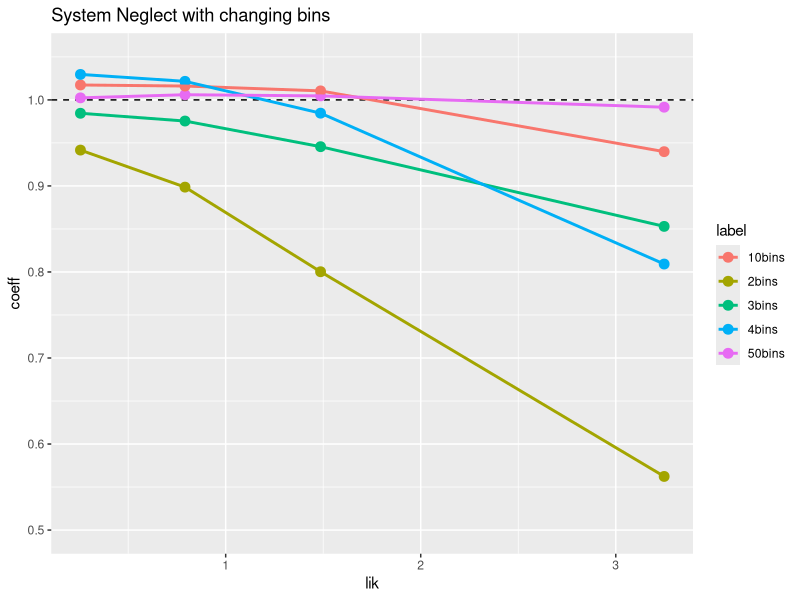
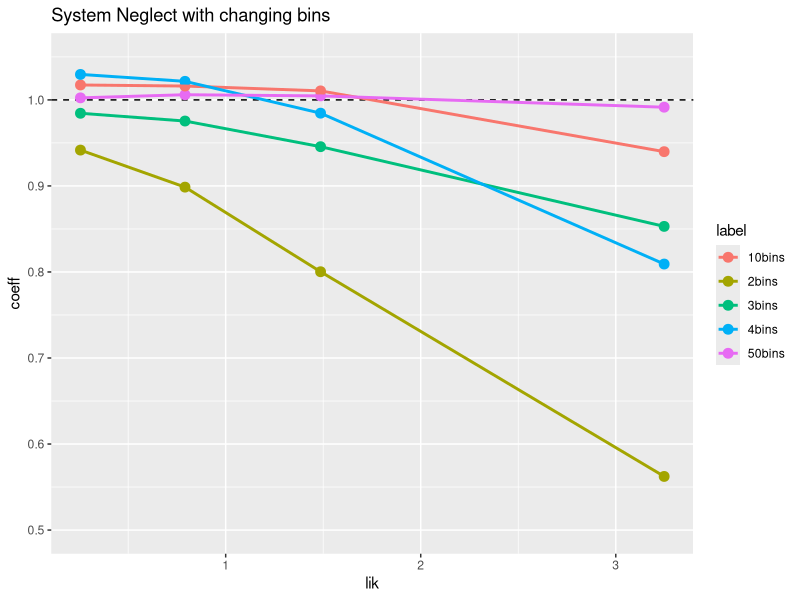

These figures' R source, in order:
library(jsonlite)
library(ggplot2)
require(gridExtra)
setwd("~/GitHub/LearningToInfer/data")

log_odds <- function(x){
  return(log(x/(1.0 - x)))
}

priors = rep(seq(0.01, 0.99, 0.005), times = 197)
likls = rep(seq(0.01, 0.99, 0.005), each = 197)

prior_los <- log_odds(priors)
lik_los <- log_odds(likls)
true_los <- prior_los + lik_los


plot_cuts = seq(0, 1, 0.25)
df_final = data.frame(lik = c(),  
                      coeff = c(),
                      label = c())
for (cut_width in c(0.02, 0.1, 0.25, 0.3, 0.5)){
  
  cuts = seq(0, 1, cut_width)
  val_bins = .bincode(true_los, breaks = quantile(true_los, cuts), right = TRUE, include.lowest = TRUE)
  model_los <- true_los
  for (bin in seq(1,length(cuts) - 1)){
    model_los[val_bins == bin] <- mean(model_los[val_bins == bin], na.rm = TRUE)
  }
  
  bins = .bincode(abs(lik_los), breaks = quantile(abs(lik_los), plot_cuts), right = TRUE, include.lowest = TRUE)
  
  coeffs = c()
  for (bin in seq(1,length(plot_cuts) - 1)){
    model_lm0 <- lm(model_los[bins == bin] ~ lik_los[bins == bin] + prior_los[bins == bin] + 0)
    coeffs[bin] = model_lm0$coefficients[1]
  }
  x = (quantile(abs(lik_los), plot_cuts)[2:length(plot_cuts)] + quantile(abs(lik_los), plot_cuts)[1:length(plot_cuts) - 1])/2.0
  print(rep(paste(length(cuts) - 1, "bins", sep = ""), length(x)))
  df = data.frame(lik = x,
                  coeff = coeffs,
                  label = rep(paste(length(cuts) - 1, "bins", sep = ""), length(x)))
  df_final = rbind(df_final, df)
}

plot1 <- ggplot(df_final, aes(y = coeff, x = lik, color = label), size = 6) +
  geom_hline(yintercept=1.0, linetype="dashed", color = "black") +
  geom_point(size = 3) + geom_line(size = 1) + ggtitle("System Neglect with changing bins")  + ylim(c(0.5, 1.05))
ggsave(file ="Intuition_allbins.pdf", plot1)
plot1
  


 
